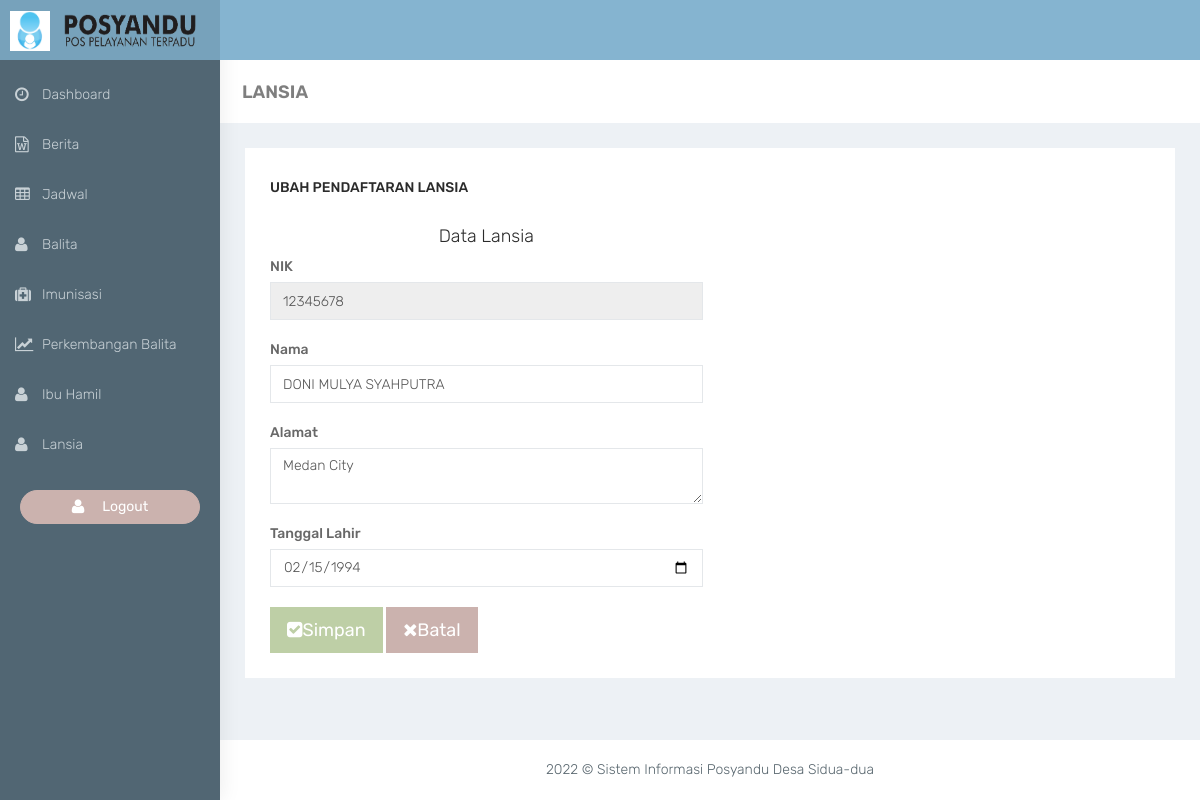
The page /admin/edit-lansia.php?kode=12345678 on the database its author committed.
### tables this page shows
CREATE TABLE `lansia` (
  `nik` char(16) NOT NULL,
  `nama` varchar(255) NOT NULL,
  `alamat` text NOT NULL,
  `tanggal` date NOT NULL,
  `created` date NOT NULL,
  `updated` date NOT NULL
);

### admin/edit-lansia.php (the view, shortened to what this page needs)
<?php require_once('head.php');
if (isset($_GET['kode'])) {
  $kd = $_GET['kode'];
  $sql = mysqli_query($con, "SELECT * from lansia where nik='$kd'");
  $data = mysqli_fetch_array($sql);
}
?>
<div class="container-fluid">
  <div class="row bg-title">
    <div class="col-lg-3 col-md-4 col-sm-4 col-xs-12">
      <h4 class="page-title">LANSIA</h4>
    </div>
  </div>
  <div class="row">
    <div class="col-sm-12">
      <div class="white-box">
        <h3 class="box-title">Ubah Pendaftaran Lansia</h3>
        <div class="row">
          <div class="col-sm-6">
            <h4 style="text-align: center;">Data Lansia</h4>
            <form method="post">
              <div class="sm-3">
                <label for="nik" class="form-label">NIK</label>
                <input type="text" value="<?= $data['nik'] ?>" name="nik" class="form-control" id="nik" disabled>
              </div><br>
              <div class="sm-3">
                <label for="nama" class="form-label">Nama</label>
                <input type="text" value="<?= $data['nama'] ?>" name="nama" class="form-control" id="nama">
              </div><br>
              <div class="sm-3">
                <label for="alamat" class="form-label">Alamat</label>
                <textarea class="form-control" id="alamat" name="alamat" aria-label="With textarea"><?= $data['alamat'] ?></textarea>
              </div><br>
              <div class="sm-3">
                <label for="tanggal" class="form-label">Tanggal Lahir</label>
                <input type="date" name="tanggal" value="<?= $data['tanggal'] ?>" class="form-control" id="tanggal" required>
              </div><br>
              <button type="submit" name="ubah" class="btn btn-success btn-lg"><i class="fa fa-check-square"></i>Simpan</button>
              <a href="lansia.php" class="btn btn-danger btn-lg"><i class="fa fa-times"></i>Batal</a>
          </div>
        </div>
      </div>
    </div>
  </div>
</div>
<?php require_once('footer.php'); ?>

### admin/css/colors/blue-dark.css (style rules this page uses)
body { background:#516673 }

### rows shown on the page
lansia: nik "12345678", nama "DONI MULYA SYAHPUTRA", alamat "Medan City", tanggal "02/15/1994"
